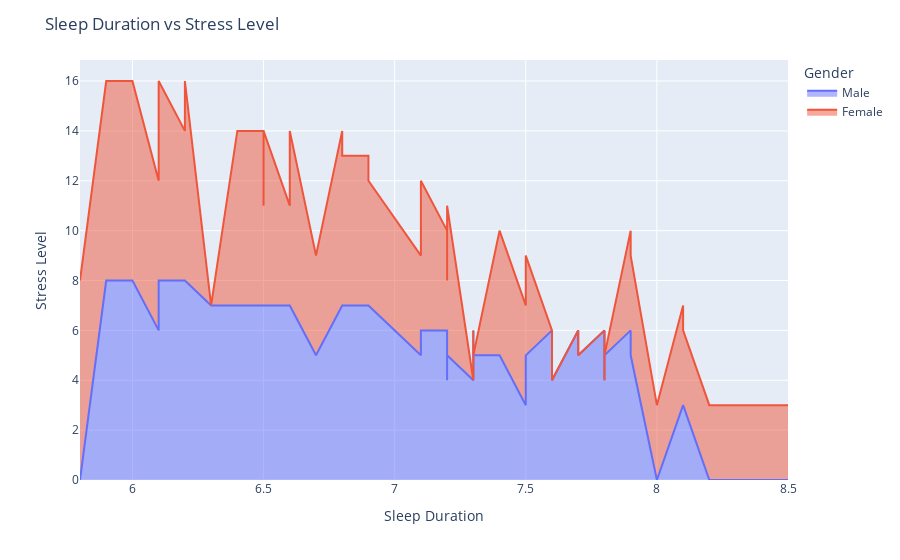

The code cell stored with this chart in its notebook:
### Code cell
fig = px.area(df, x='Sleep Duration', y='Stress Level', color='Gender')
fig.update_layout(
    title='Sleep Duration vs Stress Level',
    xaxis_title='Sleep Duration',
    yaxis_title='Stress Level',
    font = dict(
        size=12
    )
)
fig.show()

### Figure 1 — Plotly figure (JSON) as saved in the notebook; plotly's stock layout.template omitted (floating-point values rounded to 4 significant figures; data arrays with more than 128 entries replaced by an {"elided": "..."} marker saying what was removed)
{"data": [{"fillpattern": {"shape": ""}, "hovertemplate": "Gender=Male<br>Sleep Duration=%{x}<br>Stress Level=%{y}<extra></extra>", "legendgroup": "Male", "line": {"color": "#636efa"}, "marker": {"symbol": "circle"}, "mode": "lines", "name": "Male", "orientation": "v", "showlegend": true, "stackgroup": "1", "type": "scatter", "x": {"elided": "189 float values"}, "xaxis": "x", "y": {"elided": "189 int values"}, "yaxis": "y"}, {"fillpattern": {"shape": ""}, "hovertemplate": "Gender=Female<br>Sleep Duration=%{x}<br>Stress Level=%{y}<extra></extra>", "legendgroup": "Female", "line": {"color": "#EF553B"}, "marker": {"symbol": "circle"}, "mode": "lines", "name": "Female", "orientation": "v", "showlegend": true, "stackgroup": "1", "type": "scatter", "x": {"elided": "185 float values"}, "xaxis": "x", "y": {"elided": "185 int values"}, "yaxis": "y"}], "layout": {"font": {"size": 12}, "legend": {"title": {"text": "Gender"}, "tracegroupgap": 0}, "margin": {"t": 60}, "title": {"text": "Sleep Duration vs Stress Level"}, "xaxis": {"anchor": "y", "domain": [0, 1], "title": {"text": "Sleep Duration"}}, "yaxis": {"anchor": "x", "domain": [0, 1], "title": {"text": "Stress Level"}}}}
